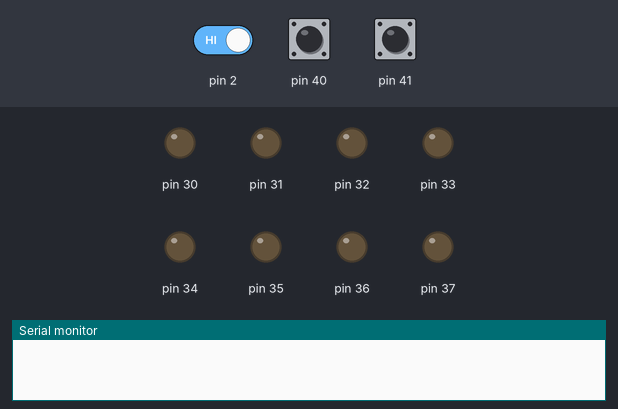
Recording of a sketch running on a simulated Arduino Mega 2560, built with avr-gcc and run on an emulated ATmega2560. Parts: output pins drawn as LEDs (lit = HIGH), the last lines printed to the serial monitor. The test bench sets the inputs (shaded band); at power-on: pin 2 HIGH, pin 40 HIGH, pin 41 HIGH.

Above: at 1.2 s.
1.3 s: pin 2 driven LOW
At 1.7 s:
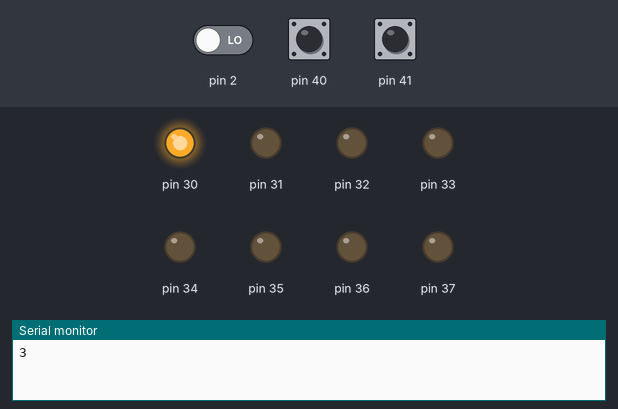
Timing chart, 0 to 4.3 s (numbered marks = the images above; inputs shaded):
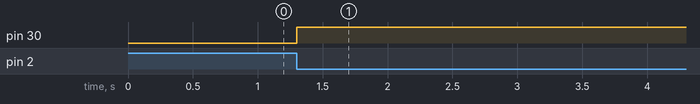

Measured:
- after the input at 1.3 s, pin 30: LOW → HIGH at once

The sketch:

MEGA_parallel_float_slave_test.ino
```cpp
int rec = 0;
/*
union SEND_NUM{
  float  sn;
  char sns[4];
  };
union SEND_NUM send_num;
*/

void inter(){
  rec = digitalRead(40)  +  (digitalRead(41)<<1);
  Serial.println(rec);
  PORTC |= 0b10000000;
  //PORTC &= ~ 0b10000000;
  //PORTC |= 0b01000000;
  PORTC &= ~ 0b01000000;
  //PORTC |= 0b00100000;
  PORTC &= ~ 0b00100000;
  //PORTC |= 0b00010000;
  PORTC &= ~ 0b00010000;
  //PORTC |= 0b00001000;
  PORTC &= ~ 0b00001000;
  //PORTC |= 0b00000100;
  PORTC &= ~ 0b00000100;
  //PORTC |= 0b00000010;
  PORTC &= ~ 0b00000010;
  //PORTC |= 0b00000001;
  PORTC &= ~ 0b00000001;
  }
/*
void inter(){
    //受信した数値を読み取る
    rec = digitalRead(40)  +  (digitalRead(41)<<1);

    //送信する数値を準備
    switch(rec){
      case 0:
        if((send_num.sns[0] & 0b00000001)==0b00000001){PORTC |= 0b10000000;}   //pin30 //digitalWite(30,HIGH)
          else{PORTC &= ~ 0b10000000;}                                                   //digitalWite(30,LOW)
        if((send_num.sns[0] & 0b00000010)==0b00000010){PORTC |= 0b01000000;}   //pin31
          else{PORTC &= ~ 0b01000000;}
        if((send_num.sns[0] & 0b00000100)==0b00000100){PORTC |= 0b00100000;}  //pin32
          else{PORTC &= ~ 0b00100000;}
        if((send_num.sns[0] & 0b00001000)==0b00001000){PORTC |= 0b00010000;}   //pin33
          else{PORTC &= ~ 0b00010000;}
        if((send_num.sns[0] & 0b00010000)==0b00010000){PORTC |= 0b00001000;}   //pin34
          else{PORTC &= ~ 0b00001000;}
        if((send_num.sns[0] & 0b00100000)==0b00100000){PORTC |= 0b00000100;}   //pin35
          else{PORTC &= ~ 0b00000100;}
        if((send_num.sns[0] & 0b01000000)==0b01000000){PORTC |= 0b00000010;}   //pin36
          else{PORTC &= ~ 0b00000010;}
        if((send_num.sns[0] & 0b10000000)==0b10000000){PORTC |= 0b10000001;}   //pin37
          else{PORTC &= ~ 0b00000001;}
        Serial.print(rec);
        break;

      case 1:
        if((send_num.sns[1] & 0b00000001)==0b00000001){PORTC |= 0b10000000;}   //pin30 //digitalWite(30,HIGH)
          else{PORTC &= ~ 0b10000000;}                                                   //digitalWite(30,LOW)
        if((send_num.sns[1] & 0b00000010)==0b00000010){PORTC |= 0b01000000;}   //pin31
          else{PORTC &= ~ 0b01000000;}
        if((send_num.sns[1] & 0b00000100)==0b00000100){PORTC |= 0b00100000;}  //pin32
          else{PORTC &= ~ 0b00100000;}
        if((send_num.sns[1] & 0b00001000)==0b00001000){PORTC |= 0b00010000;}   //pin33
          else{PORTC &= ~ 0b00010000;}
        if((send_num.sns[1] & 0b00010000)==0b00010000){PORTC |= 0b00001000;}   //pin34
          else{PORTC &= ~ 0b00001000;}
        if((send_num.sns[1] & 0b00100000)==0b00100000){PORTC |= 0b00000100;}   //pin35
          else{PORTC &= ~ 0b00000100;}
        if((send_num.sns[1] & 0b01000000)==0b01000000){PORTC |= 0b00000010;}   //pin36
          else{PORTC &= ~ 0b00000010;}
        if((send_num.sns[1] & 0b10000000)==0b10000000){PORTC |= 0b10000001;}   //pin37
          else{PORTC &= ~ 0b00000001;}
        Serial.print(rec);
        break;

      case 2:
        if((send_num.sns[2] & 0b00000001)==0b00000001){PORTC |= 0b10000000;}   //pin30 //digitalWite(30,HIGH)
          else{PORTC &= ~ 0b10000000;}                                                   //digitalWite(30,LOW)
        if((send_num.sns[2] & 0b00000010)==0b00000010){PORTC |= 0b01000000;}   //pin31
          else{PORTC &= ~ 0b01000000;}
        if((send_num.sns[2] & 0b00000100)==0b00000100){PORTC |= 0b00100000;}  //pin32
          else{PORTC &= ~ 0b00100000;}
        if((send_num.sns[2] & 0b00001000)==0b00001000){PORTC |= 0b00010000;}   //pin33
          else{PORTC &= ~ 0b00010000;}
        if((send_num.sns[2] & 0b00010000)==0b00010000){PORTC |= 0b00001000;}   //pin34
          else{PORTC &= ~ 0b00001000;}
        if((send_num.sns[2] & 0b00100000)==0b00100000){PORTC |= 0b00000100;}   //pin35
          else{PORTC &= ~ 0b00000100;}
        if((send_num.sns[2] & 0b01000000)==0b01000000){PORTC |= 0b00000010;}   //pin36
          else{PORTC &= ~ 0b00000010;}
        if((send_num.sns[2] & 0b10000000)==0b10000000){PORTC |= 0b10000001;}   //pin37
          else{PORTC &= ~ 0b00000001;}
        Serial.print(rec);
        break;

      case 3:
        if((send_num.sns[3] & 0b00000001)==0b00000001){PORTC |= 0b10000000;}   //pin30 //digitalWite(30,HIGH)
          else{PORTC &= ~ 0b10000000;}                                                   //digitalWite(30,LOW)
        if((send_num.sns[3] & 0b00000010)==0b00000010){PORTC |= 0b01000000;}   //pin31
          else{PORTC &= ~ 0b01000000;}
        if((send_num.sns[3] & 0b00000100)==0b00000100){PORTC |= 0b00100000;}  //pin32
          else{PORTC &= ~ 0b00100000;}
        if((send_num.sns[3] & 0b00001000)==0b00001000){PORTC |= 0b00010000;}   //pin33
          else{PORTC &= ~ 0b00010000;}
        if((send_num.sns[3] & 0b00010000)==0b00010000){PORTC |= 0b00001000;}   //pin34
          else{PORTC &= ~ 0b00001000;}
        if((send_num.sns[3] & 0b00100000)==0b00100000){PORTC |= 0b00000100;}   //pin35
          else{PORTC &= ~ 0b00000100;}
        if((send_num.sns[3] & 0b01000000)==0b01000000){PORTC |= 0b00000010;}   //pin36
          else{PORTC &= ~ 0b00000010;}
        if((send_num.sns[3] & 0b10000000)==0b10000000){PORTC |= 0b10000001;}   //pin37
          else{PORTC &= ~ 0b00000001;}
        Serial.println(rec);
        break;
      }
}
*/

void setup() {
  attachInterrupt(digitalPinToInterrupt(2), inter, FALLING); //LOWで割り込み
  Serial.begin(9600);
  pinMode(40,INPUT_PULLUP);
  pinMode(41,INPUT_PULLUP);

  pinMode(30,OUTPUT);
  pinMode(31,OUTPUT);
  pinMode(32,OUTPUT);
  pinMode(33,OUTPUT);
  pinMode(34,OUTPUT);
  pinMode(35,OUTPUT);
  pinMode(36,OUTPUT);
  pinMode(37,OUTPUT);
}

void loop() {
  //send_num.sn = -1;
}
```
